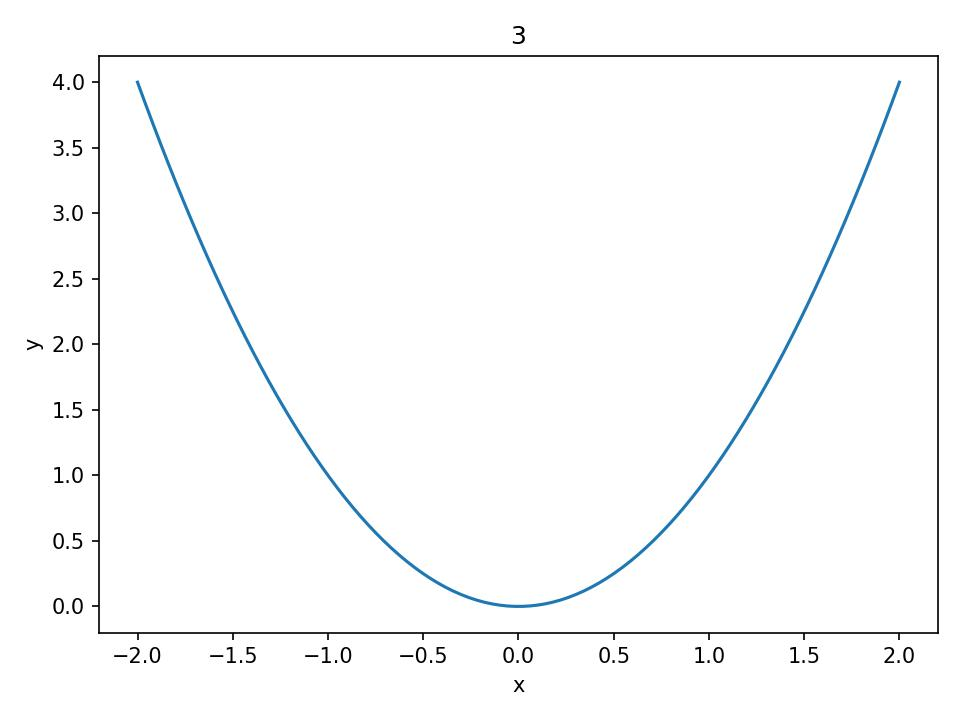
#> input picture charts/charts_examples/3.JPG, 960 x 720 px, given in place of 3.png, which was not available
$ python main.py
#> lines starting #> are read from the running program, lines starting #| are printed output that depends on the picture; after the words box and inside, x2 and y2 are one past the last pixel; in counts of white or black regions, pixels touching at a corner belong together; pictures that were not available may be replaced by others from this repository, and a replacement may not be noted
import cv2
import numpy as np
import math
import os
from typing import List, Tuple, Optional, Dict, Any


def analyze_intersections_near_horizontal_line(
        image_path: str, debug_mode: bool = False
) -> Tuple[Optional[List[Tuple[int, int]]], bool]:
    """
    Analyzes an image to find a main horizontal line, then detects vertical
    segments intersecting a Region of Interest (ROI) around this line.

    Args:
        image_path (str): Path to the input image.
        debug_mode (bool): If True, displays intermediate images, saves them,
                           and provides more verbose output.

    Returns:
        Tuple[Optional[List[Tuple[int, int]]], bool]:
            - points_data (Optional[List[Tuple[int, int]]]):
                - A list of (x, y) tuples if intersections are found.
                - None if no intersections are found or if a critical error occurred.
            - error_flag (bool):
                - False if intersections were successfully found.
                - True if no intersections were found OR if any processing error occurred.
    """
#> called with image_path = '3.png', debug_mode = False
    debug_output_dir = "debug_images"
    if debug_mode:
        print(f"--- Debug Mode Enabled for {image_path} ---")
        if not os.path.exists(debug_output_dir):
            os.makedirs(debug_output_dir)
        print(f"Debug images will be saved in '{debug_output_dir}/'")

    image = cv2.imread(image_path)
#> image is the input picture: shape (720, 960, 3); mean B, G, R 251.5, 251.2, 250.6
    if image is None:
        print(f"ERROR: Couldn't load the image from '{image_path}'.")
        # No cv2.imshow calls made yet, so no destroyAllWindows needed for this specific error
        return None, True  # Error

    output_image_for_debug = image.copy() if debug_mode else None
    gray = cv2.cvtColor(image, cv2.COLOR_BGR2GRAY)
    blurred = cv2.GaussianBlur(gray, (3, 3), 0)

    if debug_mode:
        cv2.imshow("Debug: Blurred Grayscale", blurred)
        cv2.imwrite(os.path.join(debug_output_dir, "debug_01_blurred.png"), blurred)

    print("Step 1: Detecting the main horizontal line...")
    edges = cv2.Canny(blurred, 50, 150, apertureSize=3)
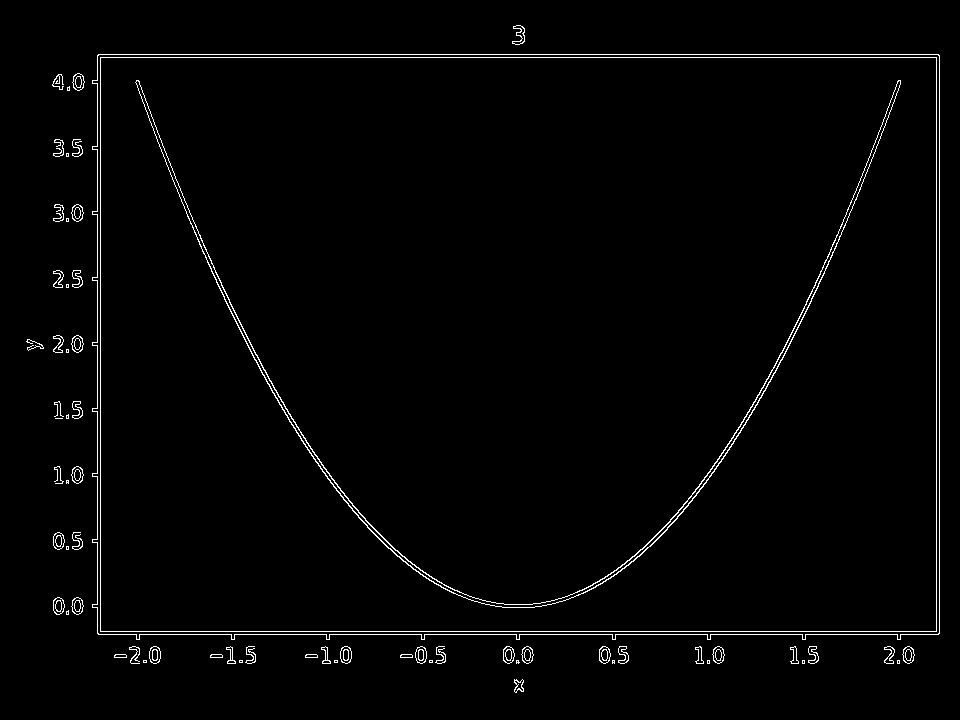
#> edges: shape (720, 960); 1.8% white in thin lines or dots, all inside (x1, y1, x2, y2) = (26, 25, 940, 693)
    if debug_mode:
        cv2.imshow("Debug: Edges", edges)
        cv2.imwrite(os.path.join(debug_output_dir, "debug_02_edges.png"), edges)

    hough_threshold = 50
    min_line_length = int(image.shape[1] * 0.30)
    max_line_gap = 20
    linesP = cv2.HoughLinesP(edges, 1, np.pi / 180, threshold=hough_threshold,
                             minLineLength=min_line_length, maxLineGap=max_line_gap)
#> linesP = [[98, 634, 938, 634], [97, 57, 939, 57], [98, 54, 938, 54], [97, 631, 939, 631], [936, 630, 936, 58], [100, 630, 100, 58], [97, 633, 97, 55], [939, 633, 939, 55]]

    if linesP is None:
        print("No prominent line segments were detected by Hough Transform.")
        if debug_mode: cv2.destroyAllWindows()  # Blurred and Edges might be open
        return None, True  # Error

    candidate_horizontal_lines: List[Dict[str, Any]] = []
    angle_tolerance_degrees = 2.0
    angle_tolerance_radians = angle_tolerance_degrees * np.pi / 180

    for line_segment in linesP:
        x1, y1, x2, y2 = line_segment[0]
        angle = math.atan2(y2 - y1, x2 - x1)
        if abs(angle) < angle_tolerance_radians or \
                abs(abs(angle) - np.pi) < angle_tolerance_radians:
            length = np.sqrt((x2 - x1) ** 2 + (y2 - y1) ** 2)
            candidate_horizontal_lines.append({
                'y_avg': (y1 + y2) / 2.0, 'x1': min(x1, x2), 'x2': max(x1, x2), 'length': length
            })
#> this loop made 8 passes
#> (x1, y1, x2, y2, angle, length) on passes 1 to 4: (98, 634, 938, 634, 0, 840), (97, 57, 939, 57, 0, 842), (98, 54, 938, 54, 0, 840), (97, 631, 939, 631, 0, 842)
#> after the loop, candidate_horizontal_lines = 4 items

    if not candidate_horizontal_lines:
        print("No suitable horizontal line candidates found after filtering.")
        if debug_mode: cv2.destroyAllWindows()
        return None, True  # Error

    candidate_horizontal_lines.sort(key=lambda l: l['length'], reverse=True)

    main_line_info: Optional[Dict[str, Any]] = None
    ideal_y, ideal_x_start, ideal_x_end = 0, 0, 0
    if candidate_horizontal_lines:  # This check is a bit redundant due to `if not candidate_horizontal_lines` above
        best_line = candidate_horizontal_lines[0]
#> best_line = {'y_avg': 57, 'x1': 97, 'x2': 939, 'length': 842}
        main_line_info = {
            'y': best_line['y_avg'], 'x_start': best_line['x1'], 'x_end': best_line['x2']
        }
#> main_line_info = {'y': 57, 'x_start': 97, 'x_end': 939}
        ideal_y = int(round(main_line_info['y']))
#> ideal_y = 57
        ideal_x_start = int(main_line_info['x_start'])
#> ideal_x_start = 97
        ideal_x_end = int(main_line_info['x_end'])
#> ideal_x_end = 939

        print(f"Main horizontal line identified: Y={ideal_y}, X from {ideal_x_start} to {ideal_x_end}")
#| Main horizontal line identified: Y=57, X from 97 to 939
        if debug_mode and output_image_for_debug is not None:
            cv2.line(output_image_for_debug, (ideal_x_start, ideal_y), (ideal_x_end, ideal_y), (0, 255, 0), 2)
    # No 'else' needed here as the earlier check for empty candidate_horizontal_lines handles it.

    if debug_mode:
        print("Step 2 (Debug): Creating and showing 1px mask of the main line...")
        line_mask = np.zeros_like(gray)
        cv2.line(line_mask, (ideal_x_start, ideal_y), (ideal_x_end, ideal_y), 255, 1)
        cv2.imshow("Debug: Main Line Mask (1px)", line_mask)
        cv2.imwrite(os.path.join(debug_output_dir, "debug_03_main_line_mask.png"), line_mask)

    print("Step 3: Extracting the Region of Interest (ROI)...")
    roi_height_above_line = 30
    roi_height_below_line = 30
    roi_y_start = max(0, ideal_y - roi_height_above_line)
#> roi_y_start = 27
    roi_y_end = min(gray.shape[0], ideal_y + roi_height_below_line + 1)
#> roi_y_end = 88
    roi_gray_patch = gray[roi_y_start:roi_y_end, ideal_x_start:ideal_x_end]
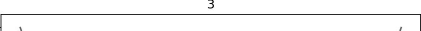
#> roi_gray_patch: shape (61, 842) (shown at 1/2 size); min 0, max 255, mean 246.7

    if roi_gray_patch.size == 0:
        print(
            f"ERROR: The ROI is empty. y_start={roi_y_start}, y_end={roi_y_end}, x_start={ideal_x_start}, x_end={ideal_x_end}")
        if debug_mode: cv2.destroyAllWindows()
        return None, True  # Error

    if debug_mode:
        print("Step 4 (Debug): Displaying the grayscale ROI.")
        cv2.imshow("Debug: ROI (Grayscale)", roi_gray_patch)
        cv2.imwrite(os.path.join(debug_output_dir, "debug_04_roi_grayscale.png"), roi_gray_patch)

    print("Step 5: Binarizing the ROI...")
    roi_binarization_threshold = 200
    _, roi_binary = cv2.threshold(roi_gray_patch, roi_binarization_threshold, 255, cv2.THRESH_BINARY_INV)
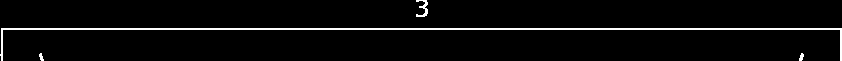
#> roi_binary: shape (61, 842); 3.8% white in thin lines or dots

    if debug_mode:
        print(
            f"Debug: Displaying binarized ROI (Threshold={roi_binarization_threshold}). If debug mode is on, ALWAYS inspect this!")
        cv2.imshow(f"Debug: ROI Binarized (Thresh={roi_binarization_threshold})", roi_binary)
        cv2.imwrite(os.path.join(debug_output_dir, "debug_05_roi_binarized.png"), roi_binary)

    print("Step 6: Scanning ROI for vertical intersections...")
    detected_intersections_raw: List[Dict[str, Any]] = []
    min_vertical_segment_length = 4
    max_scan_distance = max(roi_height_above_line, roi_height_below_line)
    min_x_spacing_between_intersections = 3
    line_y_in_roi = ideal_y - roi_y_start
#> line_y_in_roi = 30
    last_detected_absolute_x = - (min_x_spacing_between_intersections + 1)

    for x_roi in range(roi_binary.shape[1]):
        absolute_x = ideal_x_start + x_roi
        if absolute_x < last_detected_absolute_x + min_x_spacing_between_intersections:
            continue

        segment_found_at_this_x = False
        up_segment_len = 0
        if line_y_in_roi - 1 >= 0:
            y_scan = line_y_in_roi - 1
            while y_scan >= 0 and roi_binary[y_scan, x_roi] == 255 and up_segment_len < max_scan_distance:
                up_segment_len += 1
                y_scan -= 1
        if up_segment_len >= min_vertical_segment_length:
            segment_found_at_this_x = True
            if debug_mode and output_image_for_debug is not None:
                cv2.line(output_image_for_debug, (absolute_x, ideal_y - 1), (absolute_x, ideal_y - up_segment_len),
                         (255, 100, 0), 1)

        down_segment_len = 0
        if line_y_in_roi + 1 < roi_binary.shape[0]:
            y_scan = line_y_in_roi + 1
            while y_scan < roi_binary.shape[0] and roi_binary[
                y_scan, x_roi] == 255 and down_segment_len < max_scan_distance:
                down_segment_len += 1
                y_scan += 1
        if down_segment_len >= min_vertical_segment_length:
            segment_found_at_this_x = True
            if debug_mode and output_image_for_debug is not None:
                cv2.line(output_image_for_debug, (absolute_x, ideal_y + 1), (absolute_x, ideal_y + down_segment_len),
                         (0, 100, 255), 1)

        if segment_found_at_this_x:
            detected_intersections_raw.append(
                {'x': absolute_x, 'y': ideal_y, 'up': up_segment_len, 'down': down_segment_len})
            last_detected_absolute_x = absolute_x
#> this loop made 842 passes
#> last_detected_absolute_x on pass 2: 98
#> after the loop, detected_intersections_raw = 2 items

    final_points_to_return: List[Tuple[int, int]] = [(p['x'], p['y']) for p in detected_intersections_raw]
#> final_points_to_return = [(98, 57), (937, 57)]

    points_count = len(final_points_to_return)
#> points_count = 2
    print(f"Step 7: Finalizing results. Processed and identified {points_count} intersection point(s).")
#| Step 7: Finalizing results. Processed and identified 2 intersection point(s).

    if debug_mode:
        print(f"Debug Mode: Visualizing final results. Points found: {points_count}")
        if output_image_for_debug is not None:
            for point_tuple in final_points_to_return:  # Draw even if it's zero points (loop won't run)
                cv2.circle(output_image_for_debug, point_tuple, 4, (255, 165, 0), -1)
            cv2.imshow("Debug: Final Result - Intersections", output_image_for_debug)
            cv2.imwrite(os.path.join(debug_output_dir, "debug_06_final_output_with_markings.png"),
                        output_image_for_debug)
            print(f"Debug image '{os.path.join(debug_output_dir, 'debug_06_final_output_with_markings.png')}' saved.")

        print("Press any key to close all debug windows.")
        cv2.waitKey(0)
        cv2.destroyAllWindows()

    if not final_points_to_return:  # No points found is considered an error condition
        print("No intersections found or an earlier critical error occurred. Reporting error: True.")
        return None, True
    else:
        # Intersections were found
        return final_points_to_return, False


if __name__ == "__main__":
    image_file = "3.png"
    if not os.path.exists(image_file):
        print(f"image '{image_file}' not found.")
    else:
        points_data, has_error = analyze_intersections_near_horizontal_line(image_path=image_file, debug_mode=False)
#> points_data = [(98, 57), (937, 57)]; has_error = False

        if has_error:
            print(
                f"No points found")
        else:  # No error, points_data should be a list
            print(f"Detected points: {points_data}")
#| Detected points: [(98, 57), (937, 57)]
            print(f"Total points found: {len(points_data) if points_data is not None else 'N/A (error occurred)'}")
#| Total points found: 2

$ run again, with charts/charts_examples/1.JPG copied over charts/charts_examples/3.JPG
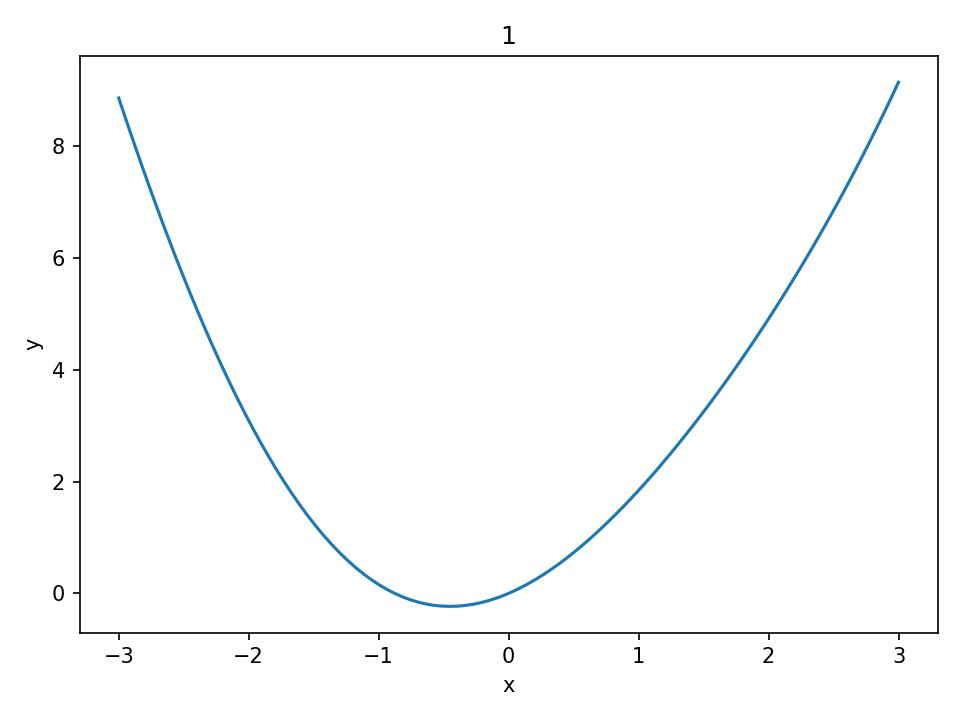
#> input picture charts/charts_examples/1.JPG, 960 x 720 px, given in place of 3.png, which was not available
#> in analyze_intersections_near_horizontal_line, image is the input picture: shape (720, 960, 3); mean B, G, R 252.1, 251.9, 251.3
#> in analyze_intersections_near_horizontal_line, `edges = cv2.Canny(blurred, 50, 150, apertureSize=3)`:
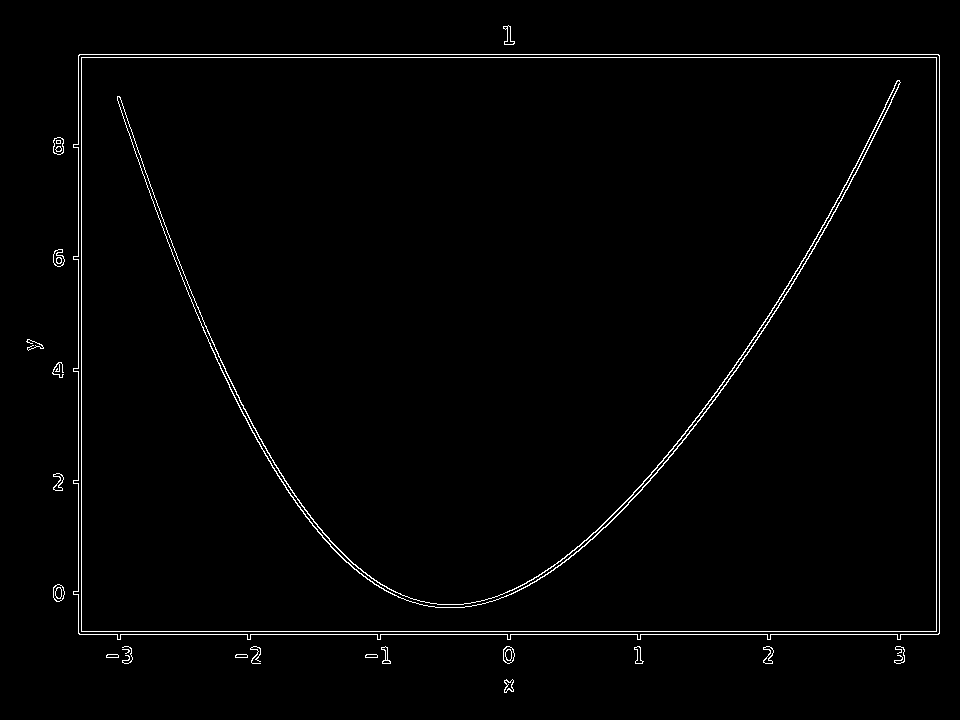
#> edges: shape (720, 960); 1.5% white in thin lines or dots, all inside (x1, y1, x2, y2) = (26, 25, 940, 693)
#> linesP = [[78, 631, 939, 631], [79, 54, 938, 54], [79, 634, 938, 634], [78, 57, 939, 57], [81, 630, 81, 58], [78, 633, 78, 55], [936, 630, 936, 58], [939, 633, 939, 55]]
#> the loop in analyze_intersections_near_horizontal_line, `for line_segment in linesP:` made 8 passes
#> (x1, y1, x2, y2, angle, length) on passes 1 to 4: (78, 631, 939, 631, 0, 861), (79, 54, 938, 54, 0, 859), (79, 634, 938, 634, 0, 859), (78, 57, 939, 57, 0, 861)
#> after the loop in analyze_intersections_near_horizontal_line, `for line_segment in linesP:`: candidate_horizontal_lines = 4 items
#> best_line = {'y_avg': 631, 'x1': 78, 'x2': 939, 'length': 861}
#> main_line_info = {'y': 631, 'x_start': 78, 'x_end': 939}
#> ideal_y = 631
#> ideal_x_start = 78
#> ideal_x_end = 939
#| Main horizontal line identified: Y=631, X from 78 to 939
#> roi_y_start = 601
#> roi_y_end = 662
#> in analyze_intersections_near_horizontal_line, `_, roi_binary = cv2.threshold(roi_gray_patch, roi_binarization_thresho..`:
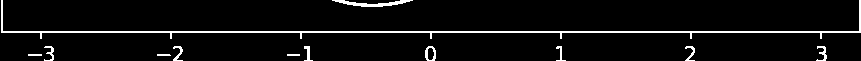
#> roi_binary: shape (61, 861); 5.2% white in thin lines or dots
#> line_y_in_roi = 30
#> the loop in analyze_intersections_near_horizontal_line, `for x_roi in range(roi_binary.shape[1]):` made 861 passes
#> last_detected_absolute_x on passes 2, 41: 79, 118
#> after the loop in analyze_intersections_near_horizontal_line, `for x_roi in range(roi_binary.shape[1]):`: detected_intersections_raw = 9 items
#> final_points_to_return = [(79, 631), (118, 631), (248, 631), (378, 631), (508, 631), (638, 631), (768, 631), (898, 631), (937, 631)]
#> points_count = 9
#| Step 7: Finalizing results. Processed and identified 9 intersection point(s).
#> points_data has the same summary as final_points_to_return in analyze_intersections_near_horizontal_line; has_error = False
#| Detected points: [(79, 631), (118, 631), (248, 631), (378, 631), (508, 631), (638, 631), (768, 631), (898, 631), (937, 631)]
#| Total points found: 9
